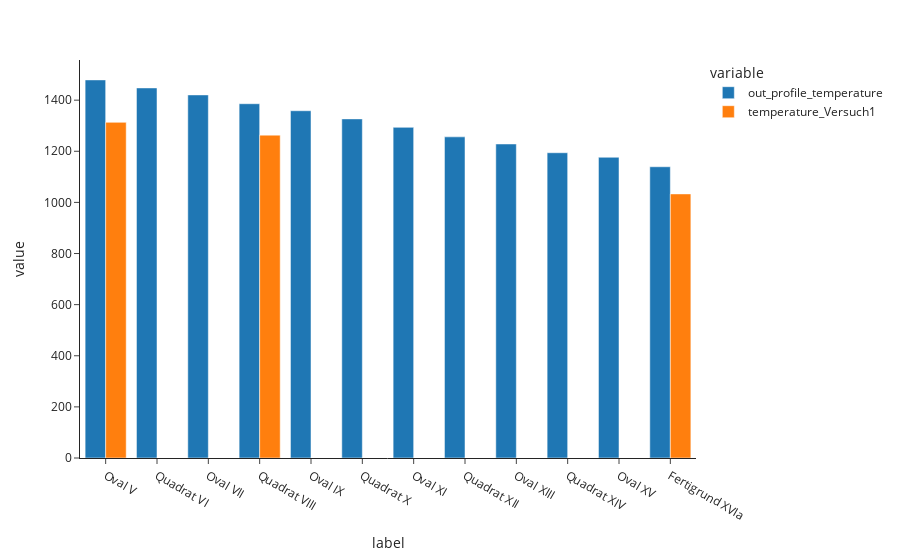

The code cell stored with this chart in its notebook:
### Code cell
px.bar(df_roll_passes, x="label", y=["out_profile_temperature", "temperature_Versuch1"], barmode="group")

### Figure 1 — Plotly figure (JSON) as saved in the notebook; plotly's stock layout.template omitted (floating-point values rounded to 4 significant figures)
{"data": [{"alignmentgroup": "True", "hovertemplate": "variable=out_profile_temperature<br>label=%{x}<br>value=%{y}<extra></extra>", "legendgroup": "out_profile_temperature", "marker": {"color": "#1F77B4", "pattern": {"shape": ""}}, "name": "out_profile_temperature", "offsetgroup": "out_profile_temperature", "orientation": "v", "showlegend": true, "textposition": "auto", "x": ["Oval V", "Quadrat VI", "Oval VII", "Quadrat VIII", "Oval IX", "Quadrat X", "Oval XI", "Quadrat XII", "Oval XIII", "Quadrat XIV", "Oval XV", "Fertigrund XVIa"], "xaxis": "x", "y": [1479.0, 1448.0, 1421.0, 1386.0, 1359.0, 1327.0, 1294.0, 1256.0, 1229.0, 1194.0, 1177.0, 1139.0], "yaxis": "y", "type": "bar"}, {"alignmentgroup": "True", "hovertemplate": "variable=temperature_Versuch1<br>label=%{x}<br>value=%{y}<extra></extra>", "legendgroup": "temperature_Versuch1", "marker": {"color": "#FF7F0E", "pattern": {"shape": ""}}, "name": "temperature_Versuch1", "offsetgroup": "temperature_Versuch1", "orientation": "v", "showlegend": true, "textposition": "auto", "x": ["Oval V", "Quadrat VI", "Oval VII", "Quadrat VIII", "Oval IX", "Quadrat X", "Oval XI", "Quadrat XII", "Oval XIII", "Quadrat XIV", "Oval XV", "Fertigrund XVIa"], "xaxis": "x", "y": [1313.0, 0.0, 0.0, 1263.0, 0.0, 0.0, 0.0, 0.0, 0.0, 0.0, 0.0, 1033.0], "yaxis": "y", "type": "bar"}], "layout": {"xaxis": {"anchor": "y", "domain": [0.0, 1.0], "title": {"text": "label"}}, "yaxis": {"anchor": "x", "domain": [0.0, 1.0], "title": {"text": "value"}}, "legend": {"title": {"text": "variable"}, "tracegroupgap": 0}, "margin": {"t": 60}, "barmode": "group"}}
